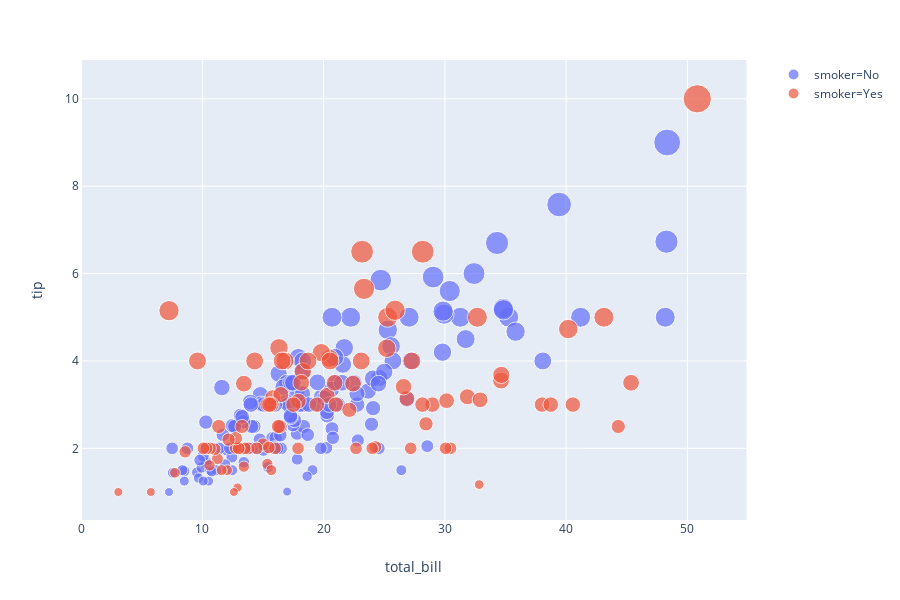

Here is the notebook cell this chart was saved with:
### Code cell
fig = px.scatter(df, x="total_bill", y="tip", size="tip", color="smoker")
fig.show()

### Figure 1 — Plotly figure (JSON) as saved in the notebook; plotly's stock layout.template omitted (floating-point values rounded to 4 significant figures; data arrays with more than 128 entries replaced by an {"elided": "..."} marker saying what was removed)
{"data": [{"hoverlabel": {"namelength": 0}, "hovertemplate": "smoker=No<br>total_bill=%{x}<br>tip=%{marker.size}", "legendgroup": "smoker=No", "marker": {"color": "#636efa", "size": {"elided": "151 float values"}, "sizemode": "area", "sizeref": 0.025, "symbol": "circle"}, "mode": "markers", "name": "smoker=No", "showlegend": true, "type": "scatter", "x": {"elided": "151 float values"}, "xaxis": "x", "y": {"elided": "151 float values"}, "yaxis": "y"}, {"hoverlabel": {"namelength": 0}, "hovertemplate": "smoker=Yes<br>total_bill=%{x}<br>tip=%{marker.size}", "legendgroup": "smoker=Yes", "marker": {"color": "#EF553B", "size": [3, 1.76, 3.21, 2, 1.98, 3.76, 1, 2.09, 3.14, 5, 3.08, 3, 5, 3, 1, 4.3, 4.73, 4, 1.5, 3, 2.5, 3, 2.5, 3.48, 1.64, 4.06, 4.29, 4, 2, 3, 1.61, 2, 10, 3.16, 5.15, 3.18, 4, 3.11, 2, 2, 4, 3.55, 3.68, 5.65, 3.5, 6.5, 3, 3.5, 2, 3.5, 4, 1.5, 4.19, 2.56, 2.02, 4, 2, 5, 2, 2, 4, 2.01, 2, 2.5, 4, 3.23, 3.41, 3, 2.03, 2.23, 2, 5.16, 2.5, 6.5, 1.1, 3, 1.5, 1.44, 3.09, 2.2, 3.48, 1.92, 1.58, 2.5, 2, 2.88, 2, 3, 3, 1, 1.17, 2, 2], "sizemode": "area", "sizeref": 0.025, "symbol": "circle"}, "mode": "markers", "name": "smoker=Yes", "showlegend": true, "type": "scatter", "x": [38.01, 11.24, 20.29, 13.81, 11.02, 18.29, 3.07, 15.01, 26.86, 25.28, 17.92, 19.44, 32.68, 28.97, 5.75, 16.32, 40.17, 27.28, 12.03, 21.01, 11.35, 15.38, 44.3, 22.42, 15.36, 20.49, 25.21, 14.31, 16, 17.51, 10.59, 10.63, 50.81, 15.81, 7.25, 31.85, 16.82, 32.9, 17.89, 14.48, 9.6, 34.63, 34.65, 23.33, 45.35, 23.17, 40.55, 20.9, 30.46, 18.15, 23.1, 15.69, 19.81, 28.44, 15.48, 16.58, 10.34, 43.11, 13, 13.51, 18.71, 12.74, 13, 16.4, 20.53, 16.47, 26.59, 38.73, 24.27, 12.76, 30.06, 25.89, 13.27, 28.17, 12.9, 28.15, 11.59, 7.74, 30.14, 12.16, 13.42, 8.58, 13.42, 16.27, 10.09, 22.12, 24.01, 15.69, 15.53, 12.6, 32.83, 27.18, 22.67], "xaxis": "x", "y": [3, 1.76, 3.21, 2, 1.98, 3.76, 1, 2.09, 3.14, 5, 3.08, 3, 5, 3, 1, 4.3, 4.73, 4, 1.5, 3, 2.5, 3, 2.5, 3.48, 1.64, 4.06, 4.29, 4, 2, 3, 1.61, 2, 10, 3.16, 5.15, 3.18, 4, 3.11, 2, 2, 4, 3.55, 3.68, 5.65, 3.5, 6.5, 3, 3.5, 2, 3.5, 4, 1.5, 4.19, 2.56, 2.02, 4, 2, 5, 2, 2, 4, 2.01, 2, 2.5, 4, 3.23, 3.41, 3, 2.03, 2.23, 2, 5.16, 2.5, 6.5, 1.1, 3, 1.5, 1.44, 3.09, 2.2, 3.48, 1.92, 1.58, 2.5, 2, 2.88, 2, 3, 3, 1, 1.17, 2, 2], "yaxis": "y"}], "layout": {"height": 600, "legend": {"itemsizing": "constant", "tracegroupgap": 0}, "margin": {"t": 60}, "xaxis": {"anchor": "y", "domain": [0, 0.98], "title": {"text": "total_bill"}}, "yaxis": {"anchor": "x", "domain": [0, 1], "title": {"text": "tip"}}}}
